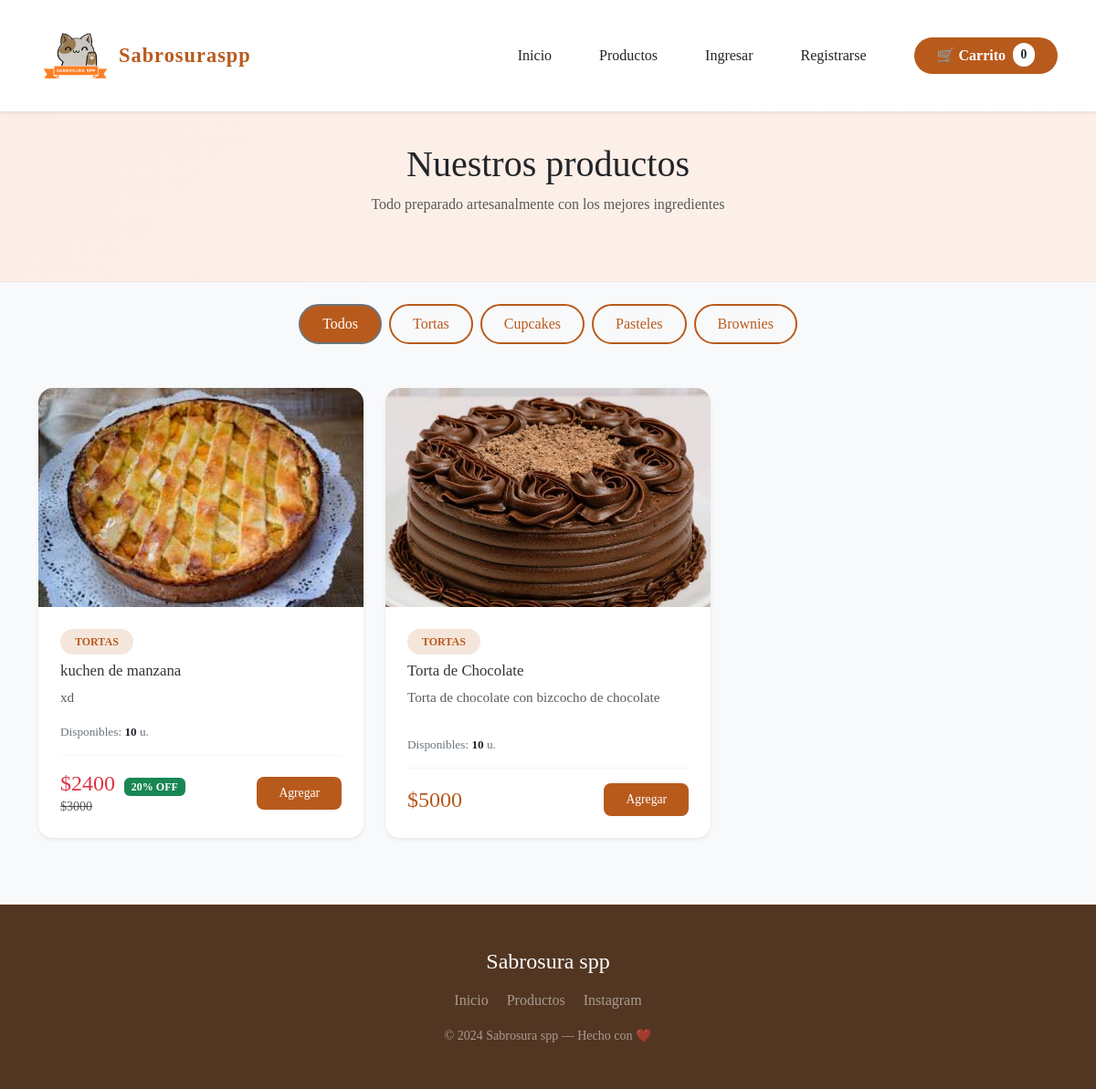
The app's page /productos/, older data.
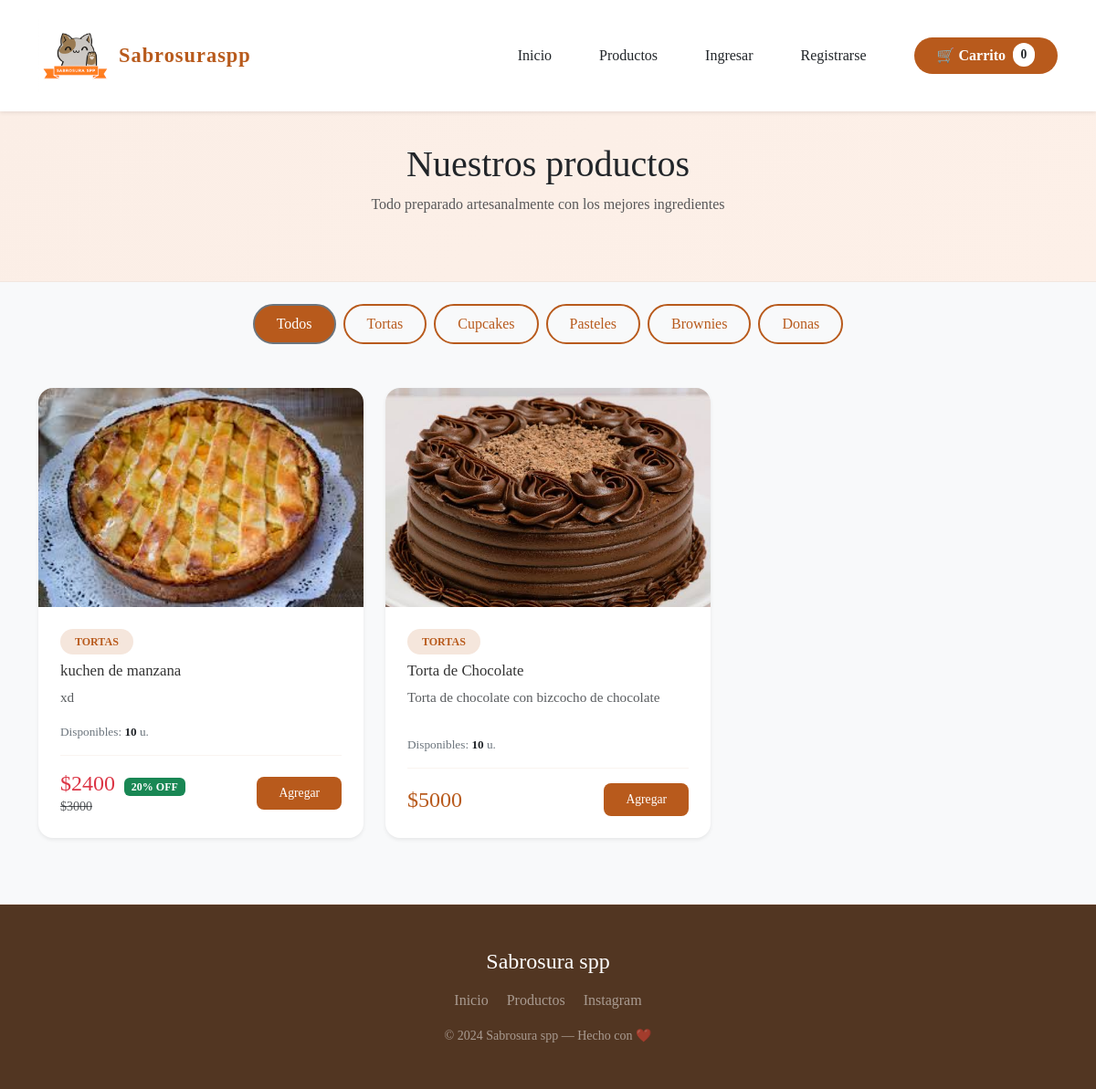
The same page, newer data.
### Reposteria_app/models.py (models this page shows, shortened)
class Categoria(models.Model):
    nombre = models.CharField(max_length=100, unique=True, verbose_name="Nombre de la Categoría")
    class Meta:
        verbose_name = "Categoría"
        verbose_name_plural = "Categorías"

class Producto(models.Model):
    nombre = models.CharField(max_length=150, verbose_name="Nombre del Producto")
    descripcion = models.TextField(verbose_name="Descripción")
    precio = models.IntegerField(verbose_name="Precio")
    imagen = models.ImageField(upload_to='productos/', blank=True, null=True, verbose_name="Imagen del Producto")
    categoria = models.ForeignKey(Categoria, on_delete=models.CASCADE, related_name="productos", verbose_name="Categoría")
    disponible = models.BooleanField(default=True, verbose_name="Disponible")
    stock = models.IntegerField(default=0, verbose_name="Stock Disponible")
    destacado = models.BooleanField(default=False, verbose_name="Destacado en Inicio")
    descuento = models.IntegerField(default=0, verbose_name="Descuento (%)")
    class Meta:
        verbose_name = "Producto"
        verbose_name_plural = "Productos"

### Reposteria_app/views.py (the view)
# urls.py: path('productos/', views.productos, name='productos'),
def productos(request):
    lista_productos  = Producto.objects.filter(disponible=True)
    lista_categorias = Categoria.objects.all()
    for prod in lista_productos:
        if prod.descuento and prod.descuento > 0:
            prod.precio_rebajado = int(prod.precio * (100 - prod.descuento) / 100)
        else:
            prod.precio_rebajado = prod.precio
    return render(request, 'Reposteria_app/productos.html', {
        'productos': lista_productos,
        'categorias': lista_categorias,
    })

### Reposteria_app/templates/Reposteria_app/productos.html (shortened to what the changed rows need)
{% extends 'layouts/base.html' %}
{% load static %}
{% block content %}
<div class="page-header py-5 mb-4 text-center">
  <div class="container py-2">
    <h1 class="display-4 font-weight-bold text-dark mb-2" style="font-family: 'Georgia', serif;">Nuestros productos</h1>
  </div>
</div>
<div class="container text-center mb-5">
  <div class="d-flex flex-wrap justify-content-center gap-2">
    <button class="btn btn-outline-secondary px-4 rounded-pill filtro-btn active" type="button" onclick="filtrar('todos', this)">
      Todos
    </button>
    {% for cat in categorias %}
      <button class="btn btn-outline-secondary px-4 rounded-pill filtro-btn" type="button" onclick="filtrar('{{ cat.nombre|lower }}', this)">
        {{ cat.nombre }}
      </button>
    {% endfor %}
  </div>
</div>
<section class="container pb-5">
  <div class="row row-cols-1 row-cols-md-2 row-cols-lg-3 g-4" id="grid">
    {% for prod in productos %}
    <div class="col mb-4 product-item" data-cat="{{ prod.categoria.nombre|lower }}">
      <div class="card h-100 border-0 shadow-sm" style="border-radius: 16px; overflow: hidden;">
        <div class="card-img-top bg-light d-flex align-items-center justify-content-center" style="height: 240px;">
          {% if prod.imagen %}
            <img src="{{ prod.imagen.url }}" alt="{{ prod.nombre }}" class="w-100 h-100" style="object-fit: cover;">
          {% else %}
            <span class="display-4">🍰</span>
          {% endif %}
        </div>
        <div class="card-body d-flex flex-column p-4">
          <div class="mb-2">
            <span class="badge rounded-pill px-3 py-2 text-uppercase" style="background-color: #f5e6dc; color: #b85a1c; font-size: 0.75rem; font-weight: bold;">
              {{ prod.categoria.nombre }}
            </span>
          </div>
          <h3 class="card-title h5 font-weight-bold mb-2" style="font-family: 'Georgia', serif; color: #333;">
            {{ prod.nombre }}
          </h3>
          <p class="card-text text-muted flex-grow-1 mb-3" style="font-size: 0.95rem; line-height: 1.5;">
            {{ prod.descripcion }}
          </p>
          <p class="text-secondary small mb-3">
            Disponibles: <strong class="text-dark" id="stock-val-{{ prod.id }}">{{ prod.stock }}</strong> u.
          </p>
          <div class="d-flex justify-content-between align-items-center pt-3 border-top" style="border-color: #f9f4f0 !important;">
            <div class="d-flex flex-column">
              {% if prod.descuento > 0 %}
                <div>
                  <span class="h4 font-weight-bold mb-0 text-danger">
                    ${{ prod.precio_rebajado }}
                  </span>
                  <span class="badge bg-success small ms-1" style="font-size: 0.75rem;">{{ prod.descuento }}% OFF</span>
                </div>
                <span class="text-muted text-decoration-line-through small">
                  ${{ prod.precio }}
                </span>
              {% else %}
                <span class="h4 font-weight-bold mb-0" style="color: #b85a1c;">
                  ${{ prod.precio }}
                </span>
              {% endif %}
            </div>
            <button class="btn btn-agregar text-white font-weight-bold px-4"
                data-id="{{ prod.id }}"
                data-nombre="{{ prod.nombre|escapejs }}"
                data-precio="{% if prod.descuento > 0 %}{{ prod.precio_rebajado }}{% else %}{{ prod.precio }}{% endif %}"
                data-imagen="{% if prod.imagen %}{{ prod.imagen.url }}{% endif %}"
                onclick="agregarConStock(this.dataset.id, this.dataset.nombre, Number(this.dataset.precio), this, this.dataset.imagen)"
                style="background-color: #b85a1c; border-radius: 8px; border: none; padding-top: 8px; padding-bottom: 8px;">
                Agregar
            </button>
          </div>
        </div>
      </div>
    </div>
    {% empty %}
    <div class="col-12 text-center py-5">
      <div class="alert alert-warning d-inline-block px-5" role="alert" style="border-radius: 12px;">
        😕 Aún no hay productos subidos en el sistema.
      </div>
    </div>
    {% endfor %}
  </div>
</section>
{% endblock %}

Row changes from the older to the newer data that the page shows:
added Categoria: nombre "Donas"
